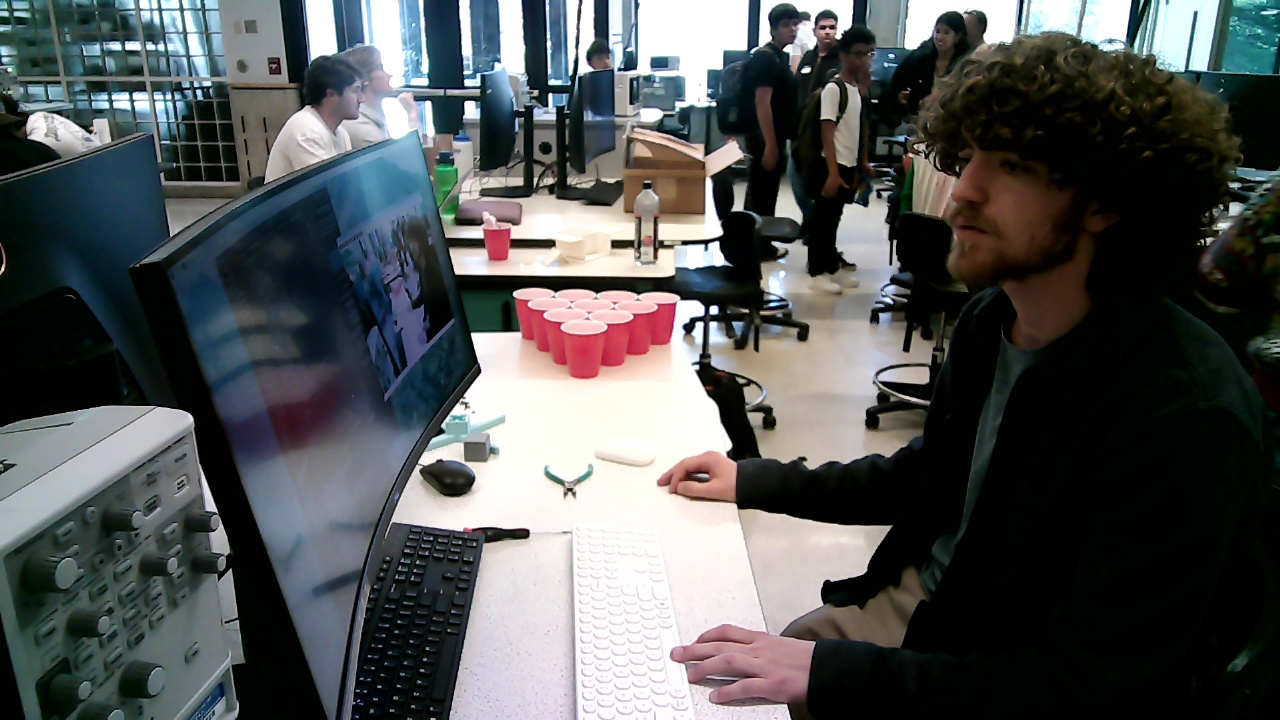
#> input picture test_images/test_image_0000.jpg, 1280 x 720 px, given in place of the camera
$ python TopViewTest.py
#> lines starting #> are read from the running program, lines starting #| are printed output that depends on the picture; after the words box and inside, x2 and y2 are one past the last pixel; in counts of white or black regions, pixels touching at a corner belong together
#> in main, frame is the input picture: shape (720, 1280, 3); mean B, G, R 86.6, 86.2, 83.3
import cv2
import numpy as np

# ---------- CONFIG ----------
# Expected 4 black circular markers around the cups (TL, TR, BR, BL after ordering)
OUT_W, OUT_H = 900, 900

DST = np.array([
    [0, 0],               # TL
    [OUT_W - 1, 0],        # TR
    [OUT_W - 1, OUT_H-1],  # BR
    [0, OUT_H - 1]         # BL
], dtype=np.float32)

def order_points(pts):
    # pts: (4,2)
    rect = np.zeros((4, 2), dtype=np.float32)
    s = pts.sum(axis=1)
    rect[0] = pts[np.argmin(s)]  # TL
    rect[2] = pts[np.argmax(s)]  # BR
    d = np.diff(pts, axis=1)
    rect[1] = pts[np.argmin(d)]  # TR
    rect[3] = pts[np.argmax(d)]  # BL
    return rect

def compute_homography_from_black_circles(frame_bgr):
    gray = cv2.cvtColor(frame_bgr, cv2.COLOR_BGR2GRAY)
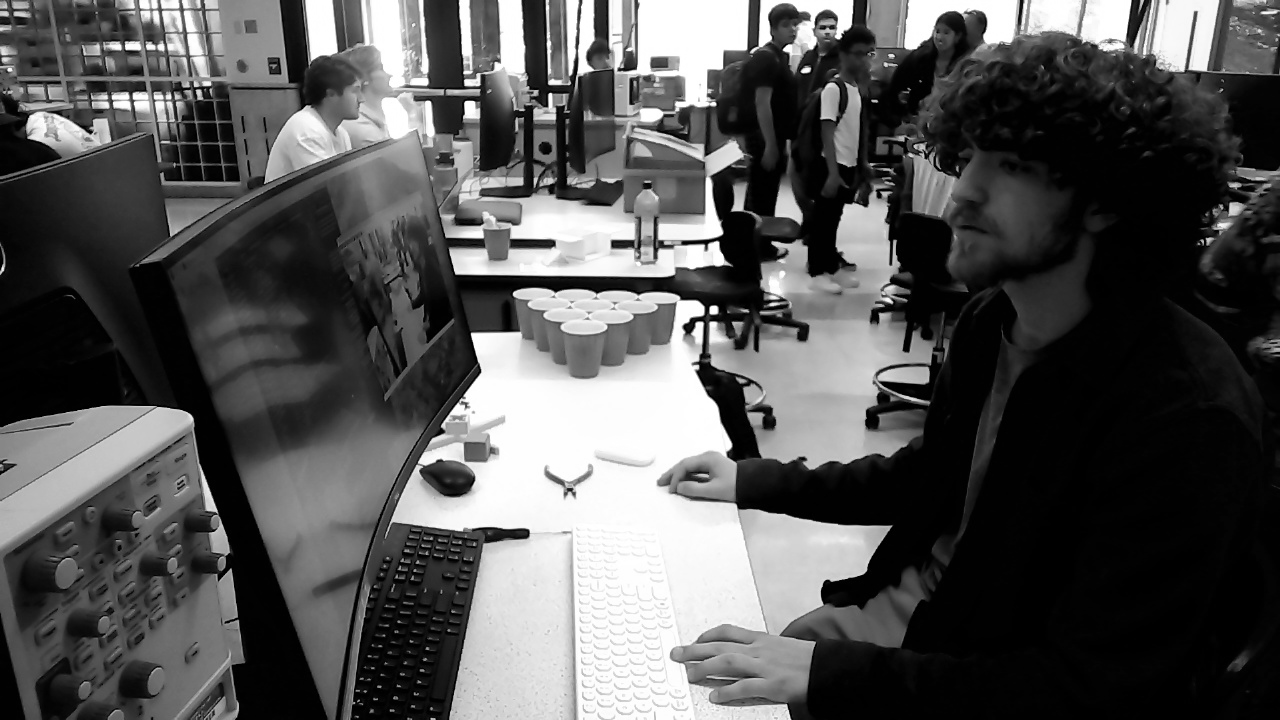
#> gray: shape (720, 1280); min 0, max 255, mean 85.3

    # HoughCircles likes blurred input
    blur = cv2.GaussianBlur(gray, (9, 9), 2)
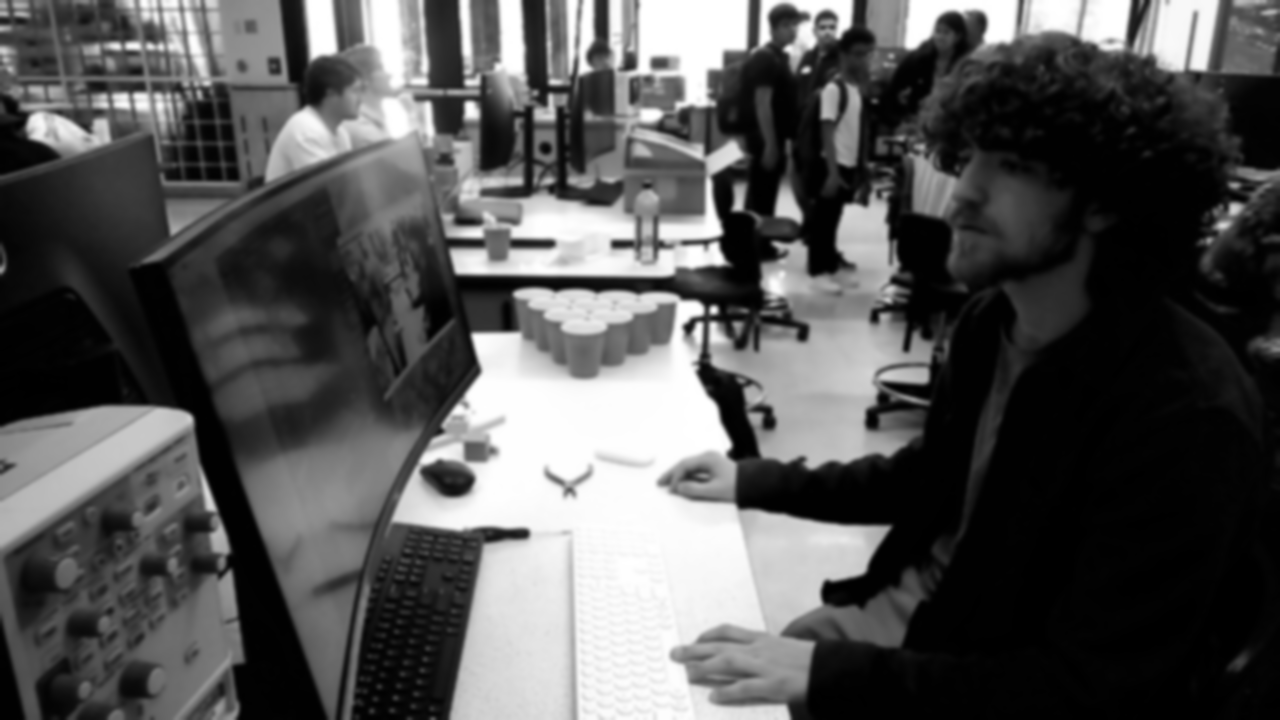
#> blur: shape (720, 1280); min 0, max 255, mean 85.3

    h, w = gray.shape[:2]
#> h = 720; w = 1280

    # Tune these to your setup (marker size in the image matters most)
    minR = max(8, int(min(h, w) * 0.01))
#> minR = 8
    maxR = max(minR + 2, int(min(h, w) * 0.10))
#> maxR = 72

    circles = cv2.HoughCircles(
        blur,
        cv2.HOUGH_GRADIENT,
        dp=1.2,
        minDist=int(min(h, w) * 0.12),
        param1=120,   # Canny high threshold internal to Hough
        param2=35,    # accumulator threshold (lower = more detections)
        minRadius=minR,
        maxRadius=maxR
    )
#> circles = [[511.8, 138.6, 59.36], [233.4, 127.8, 71.24], [690.6, 196.2, 71.24], [130.2, 55.8, 52.76], [648.6, 93, 35.48], [453, 474.6, 22.52], [221.4, 36.6, 39.44], [59.4, 131.4, 33.56], [726.6, 345, 24.92], [497.4, 40.2, 36.8], [952.2, 29.4, 18.68]]

    if circles is None:
        return None, None

    circles = np.round(circles[0]).astype(int)  # (N,3) with x,y,r
#> circles = [[512, 139, 59], [233, 128, 71], [691, 196, 71], [130, 56, 53], [649, 93, 35], [453, 475, 23], [221, 37, 39], [59, 131, 34], [727, 345, 25], [497, 40, 37], [952, 29, 19]]

    # Keep circles that are actually dark at the center (reject bright false positives)
    good = []
    for x, y, r in circles:
        if x < 0 or y < 0 or x >= w or y >= h:
            continue
        if gray[y, x] < 75:  # center pixel dark threshold; tune 60-120
            good.append((x, y, r))
#> this loop made 11 passes
#> after the loop, good = [(512, 139, 59), (233, 128, 71), (453, 475, 23), (952, 29, 19)]

    if len(good) < 4:
        return None, circles

    # Pick 4 that are farthest apart (greedy) to favor corner markers
    # Start from largest radius candidates
    good.sort(key=lambda t: t[2], reverse=True)

    chosen = []
    for cand in good:
        if not chosen:
            chosen.append(cand)
            continue
        # enforce spacing
        ok = True
        for cx, cy, cr in chosen:
            if (cand[0]-cx)**2 + (cand[1]-cy)**2 < (0.15*min(h, w))**2:
                ok = False
                break
        if ok:
            chosen.append(cand)
        if len(chosen) == 4:
            break
#> this loop made 4 passes
#> after the loop, chosen = [(233, 128, 71), (512, 139, 59), (453, 475, 23), (952, 29, 19)]

    if len(chosen) < 4:
        # fallback: just take first 4
        chosen = good[:4]

    pts = np.array([[x, y] for x, y, r in chosen], dtype=np.float32)
#> pts = [[233, 128], [512, 139], [453, 475], [952, 29]]
    src = order_points(pts)
#> in order_points, `s = pts.sum(axis=1)`: s = [361, 651, 928, 981]
#> in order_points, `d = np.diff(pts, axis=1)`: d = [-105, -373, 22, -923]
#> src = [[233, 128], [952, 29], [952, 29], [453, 475]]
    H = cv2.getPerspectiveTransform(src, DST)
#> H = [[1.92e-16, -3.72e-16, -1.36e-15], [-0.00086, -0.00625, 1], [-1.92e-06, -8.03e-06, 0.00206]]
    return H, circles

def warp_top_view(frame_bgr, H):
    return cv2.warpPerspective(frame_bgr, H, (OUT_W, OUT_H), flags=cv2.INTER_LINEAR)

def main():
    cap = cv2.VideoCapture(0, cv2.CAP_V4L2)
    if not cap.isOpened():
        raise RuntimeError("Could not open camera")

    cap.set(cv2.CAP_PROP_FRAME_WIDTH, 1280)
    cap.set(cv2.CAP_PROP_FRAME_HEIGHT, 720)

    H_last = None

    while True:
        ret, frame = cap.read()
        if not ret:
            break

        raw = frame.copy()

        H, circles = compute_homography_from_black_circles(frame)
        if H is not None:
            H_last = H
#> H_last has the same summary as H in compute_homography_from_black_circles

        # Draw detected circles for debugging
        if circles is not None:
            for x, y, r in circles:
                cv2.circle(raw, (x, y), r, (0, 255, 0), 2)
                cv2.circle(raw, (x, y), 2, (0, 0, 255), 3)
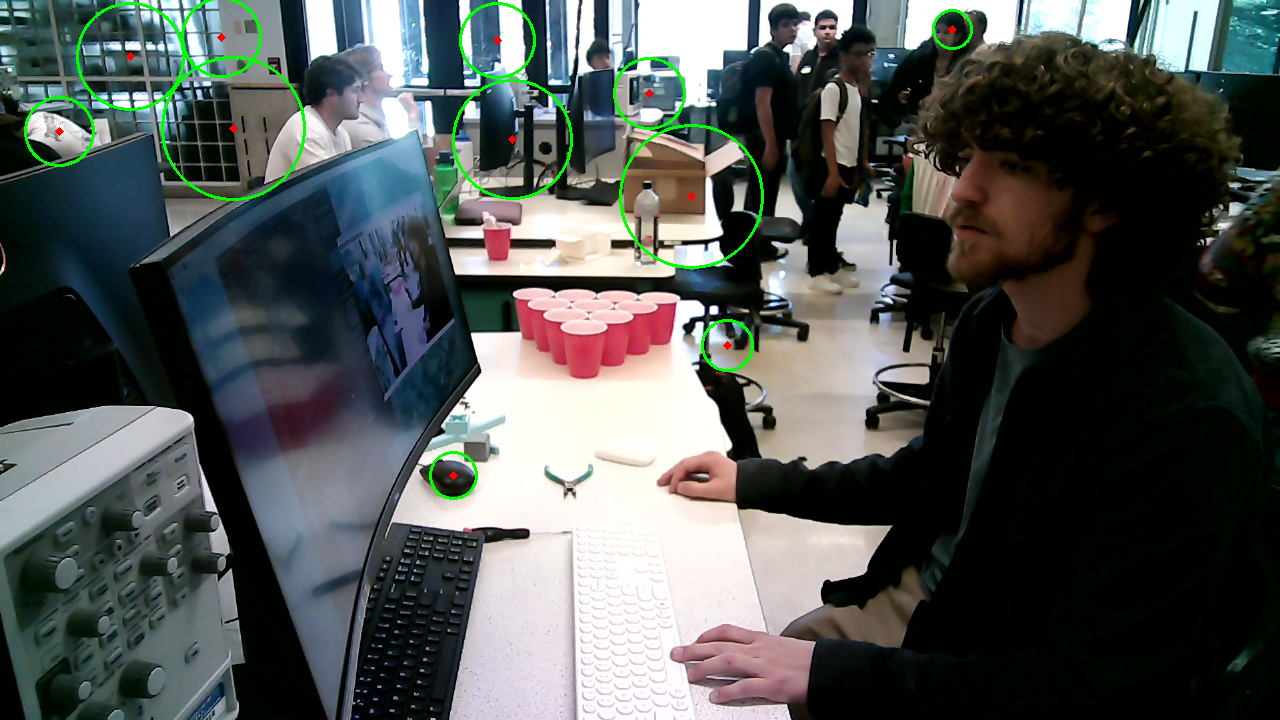
#> raw: shape (720, 1280, 3); 0.98% of pixels changed, all inside (x1, y1, x2, y2) = (24, 0, 973, 500)

        cv2.imshow("RAW", raw)

        if H_last is not None:
            top = warp_top_view(frame, H_last)
#> in warp_top_view, `return cv2.warpPerspective(frame_bgr, H, (OUT_W, OUT_H), flags=cv2.INT..`:
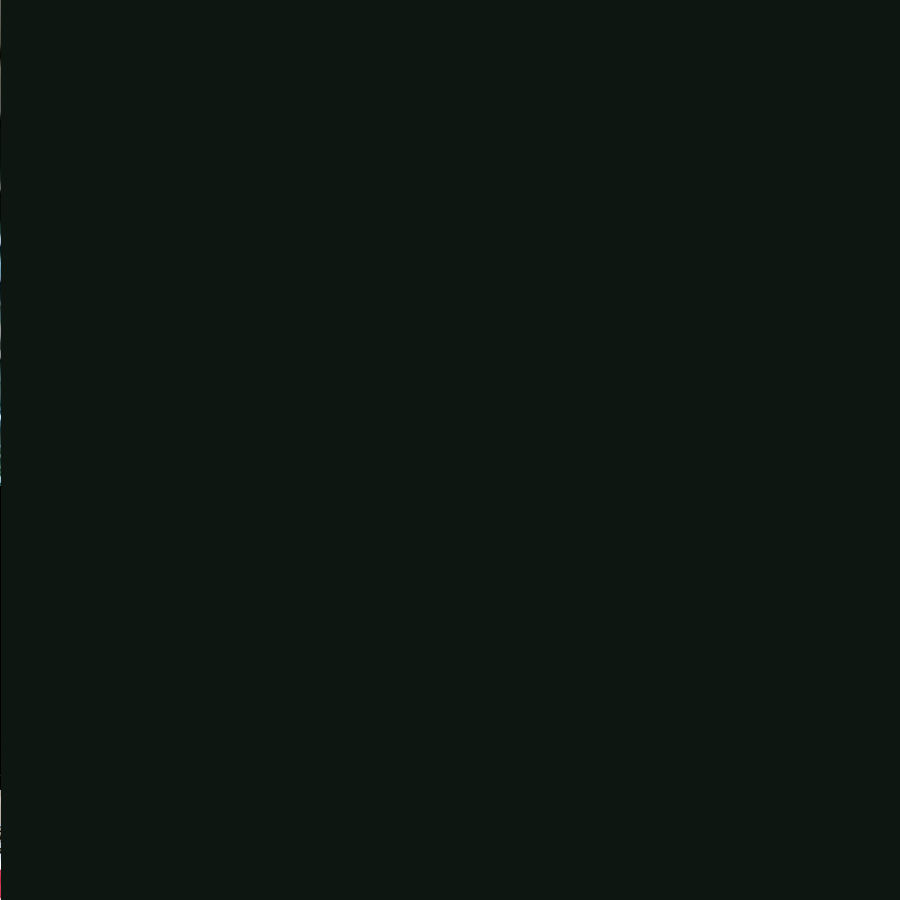
#> returned value: shape (900, 900, 3); mean of channels 0, 1, 2 17, 22, 13; drawn as B, G, R
            cv2.imshow("TOP_VIEW", top)
        else:
            blank = np.zeros((OUT_H, OUT_W, 3), dtype=np.uint8)
            cv2.putText(blank, "Waiting for 4 black circles...", (20, 60),
                        cv2.FONT_HERSHEY_SIMPLEX, 1, (255, 255, 255), 2, cv2.LINE_AA)
            cv2.imshow("TOP_VIEW", blank)

        if cv2.waitKey(1) & 0xFF == ord('q'):
#> (key q is pressed here)
            break

    cap.release()
    cv2.destroyAllWindows()

if __name__ == "__main__":
    main()

$ run again, on test_images/test_image_0002.jpg
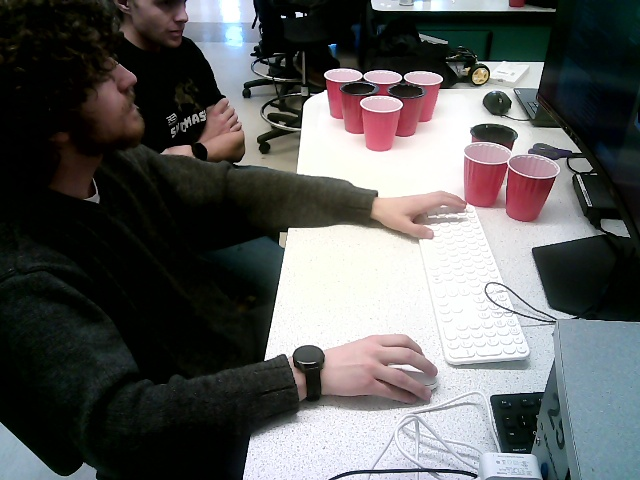
#> input picture test_images/test_image_0002.jpg, 640 x 480 px, given in place of the camera
#> in main, frame is the input picture: shape (480, 640, 3); mean B, G, R 91.5, 91.9, 91.4
#> in compute_homography_from_black_circles, `circles = cv2.HoughCircles( blur, cv2.HOUGH_GRADIENT, dp=1.2, minDist=..`: circles = [[497.4, 103.8, 12.68], [307.8, 360.6, 16.88]]
#> in compute_homography_from_black_circles, `circles = np.round(circles[0]).astype(int)`: circles = [[497, 104, 13], [308, 361, 17]]
#> the loop in compute_homography_from_black_circles, `for x, y, r in circles:` made 2 passes
#> after the loop in compute_homography_from_black_circles, `for x, y, r in circles:`: good = [(497, 104, 13), (308, 361, 17)]
#> in main, `H, circles = compute_homography_from_black_circles(frame)`: circles = [[497, 104, 13], [308, 361, 17]]
#> the loop in main, `for x, y, r in circles:` made 2 passes
#> after the loop in main, `for x, y, r in circles:`:
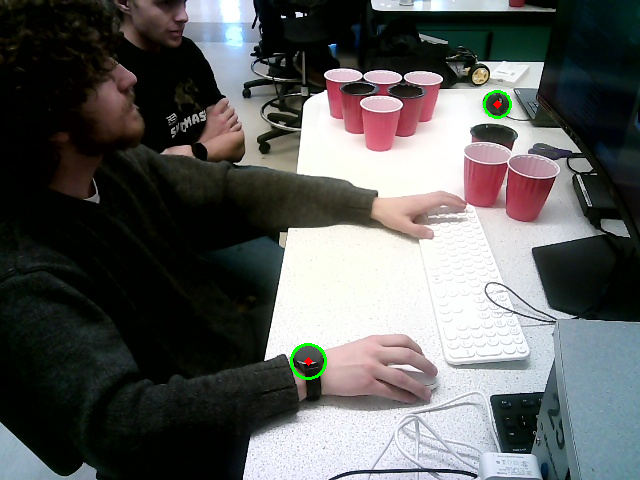
#> raw: shape (480, 640, 3); 0.21% of pixels changed, all inside (x1, y1, x2, y2) = (290, 90, 512, 380)
#> in main, `cv2.putText(blank, "Waiting for 4 black circles...", (20, 60), cv2.FON..`:
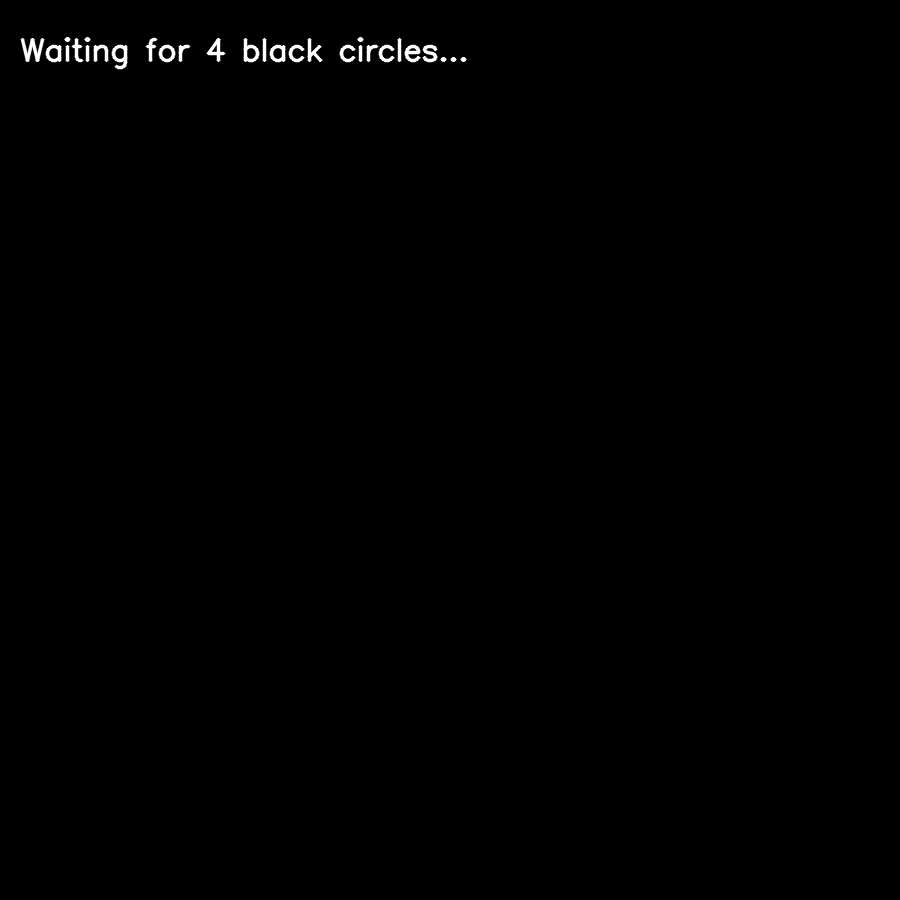
#> blank: shape (900, 900, 3); min 0, max 255, mean 1
